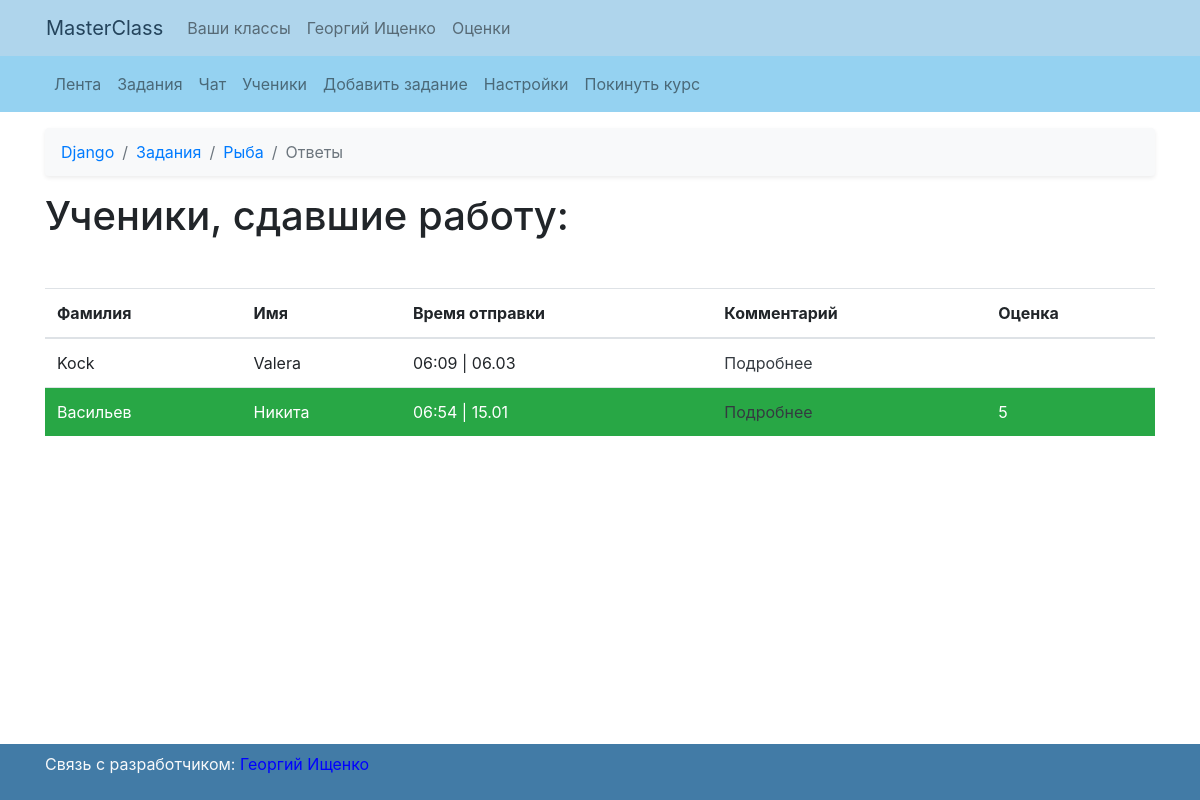
The page /classes/Django-21/task=612301/answers (signed in) on the database its author committed.
### my_class/models.py (models this page shows, shortened)
class Class(models.Model):
    IT = 'IT'
    ALGEBRA = 'AL'
    BIOLOGY = 'BI'
    GEOMETRY = 'GM'
    GEOGRAPHY = 'GG'
    LINGUISTICS = 'LG'
    MATH = 'MA'
    CATEGORIES = [
        (IT, 'IT'),
        (ALGEBRA, 'Алгебра'),
        (BIOLOGY, 'Биология'),
        (GEOMETRY, 'География'),
        (GEOGRAPHY, 'Геометрия'),
        (LINGUISTICS, 'Лингвистика'),
        (MATH, 'Математика')
    ]
    name = models.CharField(max_length=128)
    teacher = models.ForeignKey(settings.AUTH_USER_MODEL, on_delete=models.CASCADE, null=True, blank=True)
    category = models.CharField(max_length=32, choices=CATEGORIES, blank=True, null=True)
    class Meta:
        verbose_name = "Классы"
        verbose_name_plural = "Классы"
    def get_absolute_url_feed(self):
        return reverse('feed', kwargs={'name': self.name, 'pk': self.pk})
    def get_absolute_url_tasks(self):
        return reverse('tasks', kwargs={'name': self.name, 'pk': self.pk})
    def get_absolute_url_task_add(self):
        return reverse('task-add', kwargs={'name': self.name, 'pk': self.pk})
    def get_absolute_url_students(self):
        return reverse('students', kwargs={'name': self.name, 'pk': self.pk})
    def get_absolute_url_settings(self):
        return reverse('settings', kwargs={'name': self.name, 'pk': self.pk})
    def get_absolute_url_leave(self):
        return reverse('leave', kwargs={'name': self.name, 'pk': self.pk})

class Task(models.Model):
    title = models.CharField(max_length=32)
    body = RichTextUploadingField(blank=True, null=True)
    date = models.DateField()
    current_class = models.ForeignKey('Class', on_delete=models.CASCADE, null=True, blank=True)
    author = models.ForeignKey(settings.AUTH_USER_MODEL, on_delete=models.CASCADE, blank=True, null=True)
    published_date = models.DateTimeField(auto_now_add=True)
    edit_date = models.DateTimeField(auto_now_add=True, blank=True, null=True)
    max_mark = models.IntegerField(default=5)
    class Meta:
        verbose_name = "Задания"
        verbose_name_plural = "Задания"
    def get_absolute_url(self):
        return reverse('task-view', kwargs={'name': self.current_class.name, 'pk': self.current_class.pk,
                                            'pin': generate_pin(self.pk)})

class StudentAnswer(models.Model):
    comment = models.TextField(max_length=256, blank=True, null=True)
    current_class = models.ForeignKey('Class', on_delete=models.CASCADE, blank=True, null=True)
    task = models.ForeignKey(Task, on_delete=models.CASCADE)
    author = models.ForeignKey('Profile', on_delete=models.CASCADE, blank=True, null=True)
    mark = models.IntegerField(blank=True, null=True)
    teacher_comment = models.TextField(max_length=256, blank=True, null=True)
    mark_time = models.DateTimeField(blank=True, null=True)
    send_time = models.DateTimeField(blank=True, null=True)
    edit_time = models.DateTimeField(blank=True, null=True)
    class Meta:
        verbose_name = "Ответы"
        verbose_name_plural = "Ответы"
    def get_mark(self):
        if self.mark is None:
            return ""
        else:
            return self.mark
    def get_absolute_url(self):
        return reverse('answer-view', kwargs={'name': self.task.current_class.name, 'pk': self.task.current_class.pk,
                                              'pin': generate_pin(self.task.pk), 'answer_pk': self.pk})
    def mark_exist(self):
        if self.mark is not None:
            return True
        else:
            return False

class Profile(models.Model):
    user = models.OneToOneField(User, primary_key=True, on_delete=models.CASCADE)
    city = models.CharField(max_length=16)
    institution = models.CharField(max_length=64, blank=True)
    grade = models.CharField(max_length=2, blank=True, null=True, default=None)
    classes = models.ManyToManyField(Class, verbose_name='Классы', through='ProfileClass')
    news = models.ManyToManyField(News, verbose_name='Новости')
    last_visit = models.DateTimeField(auto_now_add=True)
    def is_teacher(self):
        if len(Class.objects.filter(teacher=self.user)) > 0:
            return True
        else:
            return False
    class Meta:
        verbose_name = "Профили"
        verbose_name_plural = "Профили"

### my_class/views.py (the view)
# urls.py: path('classes/<str:name>-<int:pk>/task=<int:pin>/answers', class_task_answers, name='task-answers'),
@login_required
def class_task_answers(request, name, pk, pin):
    current_class = get_object_or_404(Class, pk=pk)
    task = get_object_or_404(Task, pk=decode(pin))
    answers = reversed(StudentAnswer.objects.filter(task=task))
    return render(request, 'class_task_answers.html', {
        'class': current_class,
        'answers': answers,
        'task': task,
    })

### my_class/models.py (called while the page is built)
def generate_pin(n):
    return n ^ 612345

### my_class/views.py (called while the page is built)
def decode(pin):
    return int(pin) ^ 612345

### my_class/templates/class_task_answers.html (shortened to what this page needs)
{% extends "base.html" %}
{% block content %}
{% include 'class_nav.html' %}
<div class="container mt-3">
    <nav aria-label="breadcrumb">
			    <ol class="breadcrumb bg-light shadow-sm">
				    <li class="breadcrumb-item"><a href="{{class.get_absolute_url_feed}}">{{class.name}}</a></li>
				    <li class="breadcrumb-item"><a href="{{class.get_absolute_url_tasks}}">Задания</a></li>
                    <li class="breadcrumb-item"><a href="{{task.get_absolute_url}}">{{task.title}}</a></li>
				    <li class="breadcrumb-item active" aria-current="page">Ответы</li>
                </ol>
    		</nav>
    <h1>Ученики, сдавшие работу:</h1>
    <table class="table table-hover mt-5">
          <thead>
            <tr>
                <th scope="col">Фамилия</th>
                <th scope="col">Имя</th>
                <th scope="col">Время отправки</th>
                <th scope="col">Комментарий</th>
                <th scope="col">Оценка</th>
            </tr>
          </thead>
          <tbody>
            {% for answer in answers %}
            <tr
            {% if answer.mark_exist %}
            class="bg-success text-white"
            {% endif %}
            >
                <td>{{answer.author.user.last_name}}</td>
                <td>{{answer.author.user.first_name}}</td>
                <td>{{answer.edit_time | date:'h:i | d.m'}}</td>
                <td><a class="text-dark" href="{{answer.get_absolute_url}}">Подробнее</a></td>
                <td>{{answer.get_mark}}</td>
            </tr>
            {% endfor %}
          </tbody>
        </table>
        </div>
{% endblock %}

### my_class/templates/base.html (shortened to what this page needs)
{% load static %}
<!doctype html>
<html>
  <head>
  	<link href="{% static 'vendor/bootstrap/css/bootstrap.min.css' %}" rel="stylesheet">
  </head>
  <header>
    <div style="background-color: #AFD5EC;">
      <nav class="container navbar navbar-expand-lg navbar-light">
        <a class="navbar-brand" href="/homepage" style="color: #24445c;">MasterClass</a>
        <div class="collapse navbar-collapse" id="navbarNavAltMarkup">
          <div class="navbar-nav">
            <a class="nav-link" href="/classes">Ваши классы</a>
            <a class="nav-link" href="/im">{{request.user.first_name}} {{request.user.last_name}}</a>
            <a class="nav-link" href="/im/marks">Оценки</a>
          </div>
        </div>
      </nav>
    </div>
  </header>
  <body style="padding-bottom: 100px;">
    {% block content %}
    {% endblock %}
  </body>
  <footer class="footer py-2 mt-auto navbar fixed-bottom" style="background-color: #427BA6;">
      <div class="container">
        <p class="text-light">Связь с разработчиком: <a href="mailto:ishchenko.georgii@lit1533.ru" style="color: blue;">Георгий Ищенко</a></p>
      </div>
  </footer>
</html>

### rows shown on the page
Class: name "Django"
Task: title "Рыба"
StudentAnswer: author.user.last_name "Kock", author.user.first_name "Valera", edit_time|d "06:09 | 06.03"
StudentAnswer: author.user.last_name "Васильев", author.user.first_name "Никита", edit_time|d "06:54 | 15.01", get_mark "5"

### other values the page prints
{{ request.user.first_name }} "Георгий"
{{ request.user.last_name }} "Ищенко"
